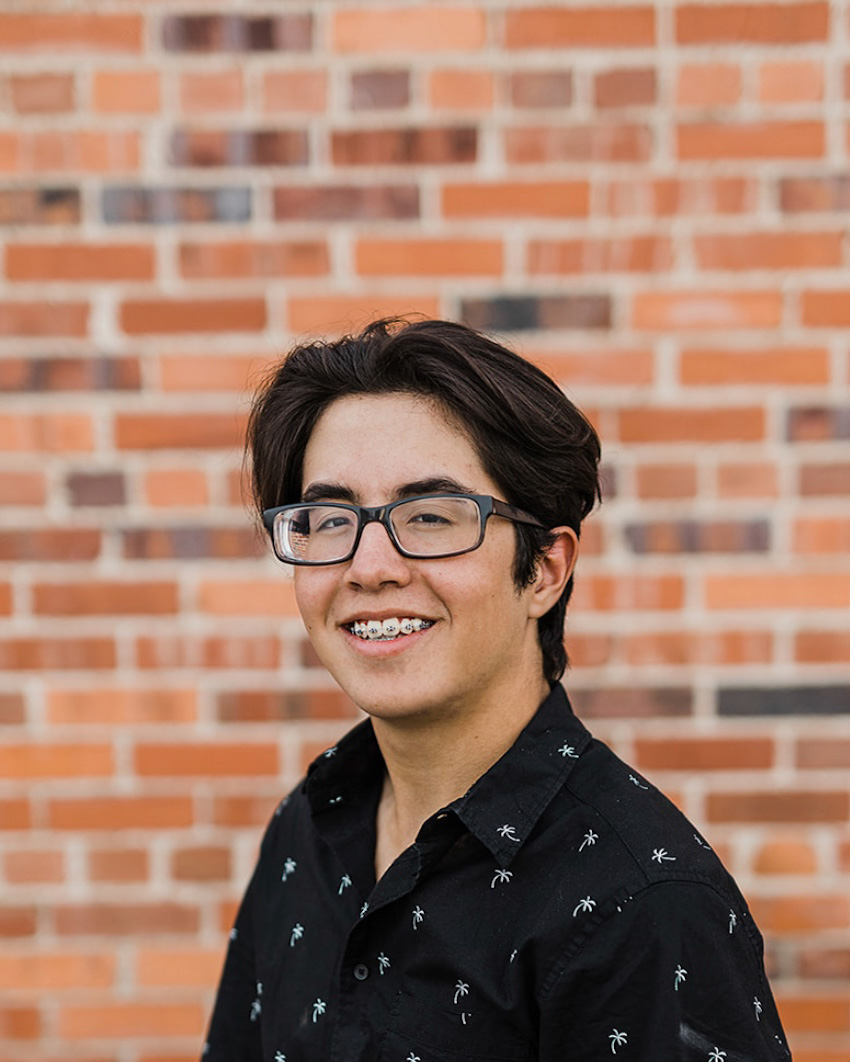
#> input picture headshot.jpg, 850 x 1062 px
$ python __init__.py headshot.jpg   (older library calls are emulated)
#> lines starting #> are read from the running program, lines starting #| are printed output that depends on the picture
# Import the Images module from pillow
from PIL import Image
import sys

# Get the image name from the command line
img = sys.argv[1]
img_name = img.split(".")[0]

# Create a list of tuples with the sizes
sizes = [(1920,1080),
         (1600,900),
         (1024,1024),
         (1280,720),
         (960,540),
         (64,64),]

# Open the image
im = Image.open(f"{img}")
#> im is the input picture: PIL image 850x1062 RGB; mean R, G, B 159.3, 121.9, 103.6

# Loop through the sizes and save the image
for size in sizes:
    im.thumbnail(size, Image.ANTIALIAS)
    im.save(f"{img_name}_{size[0]}x{size[1]}.png", "PNG")
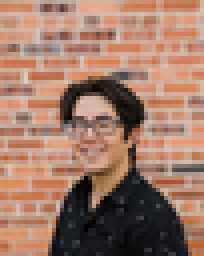
#> im: PIL image 51x64 RGB (shown 4 times larger); mean R, G, B 159.4, 122, 103.6
